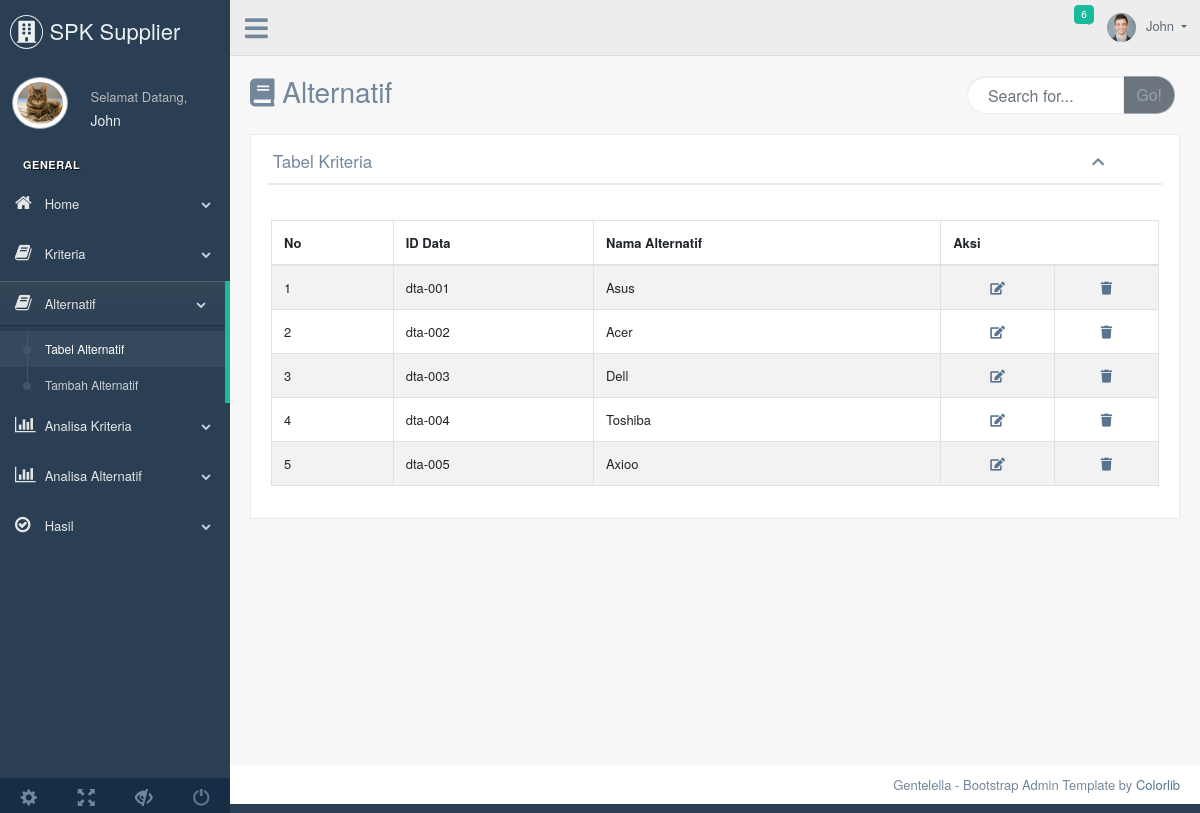
The page /production/data_alternatif.php on the database as committed earlier.
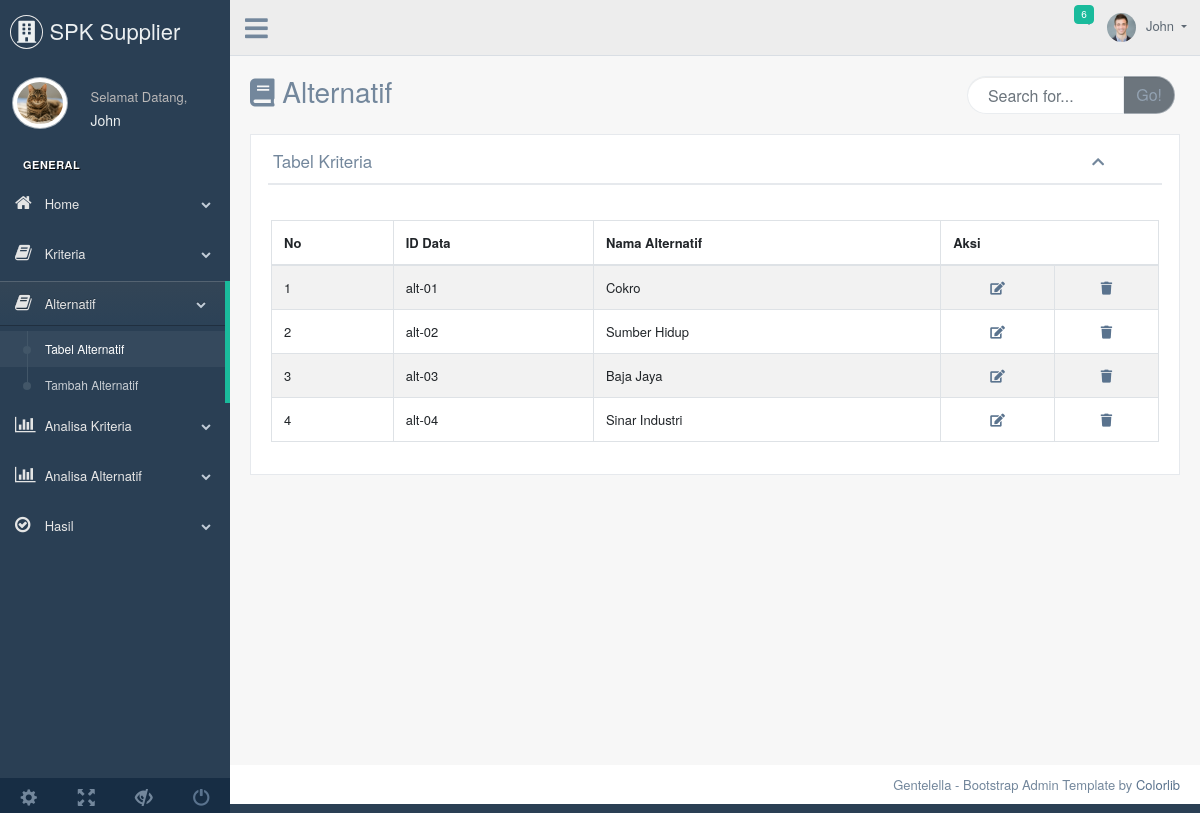
The same page on the database as committed later.
### tables this page shows
CREATE TABLE `tb_alternatif` (
  `id_data` varchar(7) NOT NULL,
  `nama_alternatif` varchar(50) NOT NULL
);

### production/data_alternatif.php (the view, shortened to what this page needs)
<?php
include "koneksi.php";
 ?>
<!DOCTYPE html>
<html lang="en">
<?php
include ('include/head.php')
?>
  <body class="nav-md">
    <div class="container body">
      <div class="main_container">
        <div class="col-md-3 left_col">
          <div class="left_col scroll-view">
            <div class="navbar nav_title" style="border: 0;">
              <a href="index.html" class="site_title"><i class="fa fa-building"></i> <span>SPK Supplier</span></a>
            </div>
            <?php
            include ('include/profile.php')
            ?>
            <br />
    <?php
            include ('include/sidebar.php')
            ?>
            <?php
            include ('include/menu_footer.php')
            ?>
          </div>
        </div>
<?php
            include ('include/top_navi.php')
            ?>
        <div class="right_col" role="main">
          <div class="">
            <div class="page-title">
              <div class="title_left">
                <h3><i class="fa fa-book"></i> Alternatif </h3>
              </div>
              <div class="title_right">
                <div class="col-md-5 col-sm-5 col-xs-12 form-group pull-right top_search">
                  <div class="input-group">
                    <input type="text" class="form-control" placeholder="Search for...">
                    <span class="input-group-btn">
                      <button class="btn btn-secondary" type="button">Go!</button>
                    </span>
                  </div>
                </div>
              </div>
            </div>
            <div class="clearfix"></div>
            <div class="row">
              <div class="col-md-12 col-sm-12 ">
                <div class="x_panel">
                  <div class="x_title">
                    <h2>Tabel Kriteria</h2>
                    <ul class="nav navbar-right panel_toolbox">
                      <li><a class="collapse-link"><i class="fa fa-chevron-up"></i></a>
                      </li>
                    </ul>
                    <div class="clearfix"></div>
                  </div>
                  <div class="x_content">
                      <div class="row">
                          <div class="col-sm-12">
                            <div class="card-box table-responsive">
                    <br>
                    <table id="datatable" class="table table-striped table-bordered" style="width:100%">
                      <thead>
                        <tr>
                        <th scope="col">No</th>
                    <th scope="col">ID Data</th>
                    <th scope="col">Nama Alternatif</th>
                    <th colspan="2">Aksi</th>
                        </tr>
                      </thead>
                      <tbody>
                      <?php
                  $query = mysqli_query($koneksi, "SELECT * FROM tb_alternatif");
                  $no = 1;
                  while ($row = mysqli_fetch_array($query)) {
                  ?>
                  <tr>
                    <td><?php echo $no; ?></td>
                    <td><?php echo $row[0]; ?></td>
                    <td><?php echo $row[1]; ?></td>
                    <td align="center">
                      <a href="alternatif_edit.php?id_data=<?php echo $row['id_data'] ?>"><i class="fa fa-edit"></i> </a>
                    </td>
                    <td align="center">
                    <a href="alternatif_hapus.php?id_data=<?php echo $row['id_data'] ?>" onclick="return confirm('Yakin ingin menghapus data?')"><i class="fa fa-trash"></i> </a>
                    </td>
                  </tr>
                  <?php
                  $no++;
                  }
                   ?>
                      </tbody>
                    </table>
                  </div>
                  </div>
              </div>
            </div>
                </div>
              </div>
                  </div>
                </div>
              </div>
            </div>
                </div>
        <footer>
          <div class="pull-right">
            Gentelella - Bootstrap Admin Template by <a href="https://colorlib.com">Colorlib</a>
          </div>
          <div class="clearfix"></div>
        </footer>
  </body>
</html>

Rows that differ between the two databases and show on the page:
removed tb_alternatif: id_data "dta-001", nama_alternatif "Asus"
removed tb_alternatif: id_data "dta-002", nama_alternatif "Acer"
removed tb_alternatif: id_data "dta-003", nama_alternatif "Dell"
removed tb_alternatif: id_data "dta-004", nama_alternatif "Toshiba"
removed tb_alternatif: id_data "dta-005", nama_alternatif "Axioo"
added tb_alternatif: id_data "alt-01", nama_alternatif "Cokro"
added tb_alternatif: id_data "alt-02", nama_alternatif "Sumber Hidup"
added tb_alternatif: id_data "alt-03", nama_alternatif "Baja Jaya"
added tb_alternatif: id_data "alt-04", nama_alternatif "Sinar Industri"
